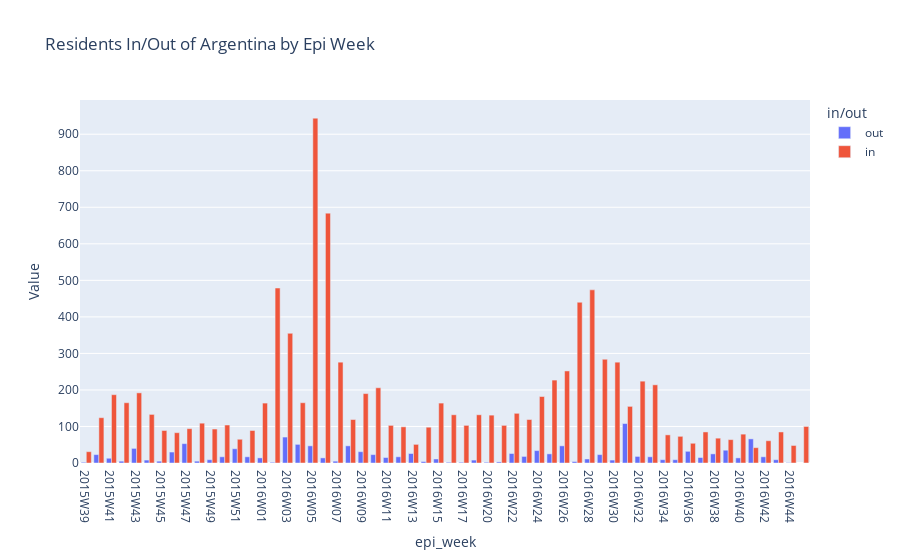

Write notebook code for a chart like this one.
### Code cell
import plotly.express as px

fig = px.bar(df3, x="epi_week", y="Value", color="in/out", title="Residents In/Out of Argentina by Epi Week", barmode="group")
fig.show()

### Figure 1 — Plotly figure (JSON) as saved in the notebook; plotly's stock layout.template omitted (floating-point values rounded to 4 significant figures)
{"data": [{"alignmentgroup": "True", "hovertemplate": "in/out=out<br>epi_week=%{x}<br>Value=%{y}<extra></extra>", "legendgroup": "out", "marker": {"color": "#636efa", "pattern": {"shape": ""}}, "name": "out", "offsetgroup": "out", "orientation": "v", "showlegend": true, "textposition": "auto", "type": "bar", "x": ["2015W39", "2015W40", "2015W41", "2015W42", "2015W43", "2015W44", "2015W45", "2015W46", "2015W47", "2015W48", "2015W49", "2015W50", "2015W51", "2015W52", "2016W01", "2016W02", "2016W03", "2016W04", "2016W05", "2016W06", "2016W07", "2016W08", "2016W09", "2016W10", "2016W11", "2016W12", "2016W13", "2016W14", "2016W15", "2016W16", "2016W17", "2016W18", "2016W20", "2016W21", "2016W22", "2016W23", "2016W24", "2016W25", "2016W26", "2016W27", "2016W28", "2016W29", "2016W30", "2016W31", "2016W32", "2016W33", "2016W34", "2016W35", "2016W36", "2016W37", "2016W38", "2016W39", "2016W40", "2016W41", "2016W42", "2016W43", "2016W44"], "xaxis": "x", "y": [2, 23, 13, 5, 40, 8, 5, 30, 53, 5, 9, 17, 39, 17, 14, 2, 71, 51, 47, 14, 5, 47, 31, 23, 15, 17, 26, 4, 11, 2, 2, 8, 2, 3, 26, 18, 34, 25, 47, 4, 11, 23, 8, 108, 18, 17, 9, 9, 32, 15, 25, 35, 14, 66, 17, 9, 1], "yaxis": "y"}, {"alignmentgroup": "True", "hovertemplate": "in/out=in<br>epi_week=%{x}<br>Value=%{y}<extra></extra>", "legendgroup": "in", "marker": {"color": "#EF553B", "pattern": {"shape": ""}}, "name": "in", "offsetgroup": "in", "orientation": "v", "showlegend": true, "textposition": "auto", "type": "bar", "visible": true, "x": ["2015W39", "2015W40", "2015W41", "2015W42", "2015W43", "2015W44", "2015W45", "2015W46", "2015W47", "2015W48", "2015W49", "2015W50", "2015W51", "2015W52", "2016W01", "2016W02", "2016W03", "2016W04", "2016W05", "2016W06", "2016W07", "2016W08", "2016W09", "2016W10", "2016W11", "2016W12", "2016W13", "2016W14", "2016W15", "2016W16", "2016W17", "2016W18", "2016W19", "2016W20", "2016W21", "2016W22", "2016W23", "2016W24", "2016W25", "2016W26", "2016W27", "2016W28", "2016W29", "2016W30", "2016W31", "2016W32", "2016W33", "2016W34", "2016W35", "2016W36", "2016W37", "2016W38", "2016W39", "2016W40", "2016W41", "2016W42", "2016W43", "2016W44"], "xaxis": "x", "y": [31, 124, 187, 165, 192, 133, 89, 83, 94, 109, 93, 104, 65, 89, 164, 479, 355, 165, 944, 684, 276, 119, 190, 206, 103, 99, 51, 98, 164, 132, 103, 132, 100, 131, 103, 136, 119, 182, 227, 252, 440, 474, 284, 276, 155, 224, 214, 77, 73, 54, 85, 68, 64, 79, 42, 61, 85, 48], "yaxis": "y"}], "layout": {"autosize": true, "barmode": "group", "legend": {"title": {"text": "in/out"}, "tracegroupgap": 0}, "title": {"text": "Residents In/Out of Argentina by Epi Week"}, "xaxis": {"anchor": "y", "autorange": true, "domain": [0, 1], "range": [-0.5, 57.5], "title": {"text": "epi_week"}, "type": "category"}, "yaxis": {"anchor": "x", "autorange": true, "domain": [0, 1], "range": [0, 993.7], "title": {"text": "Value"}, "type": "linear"}}}
